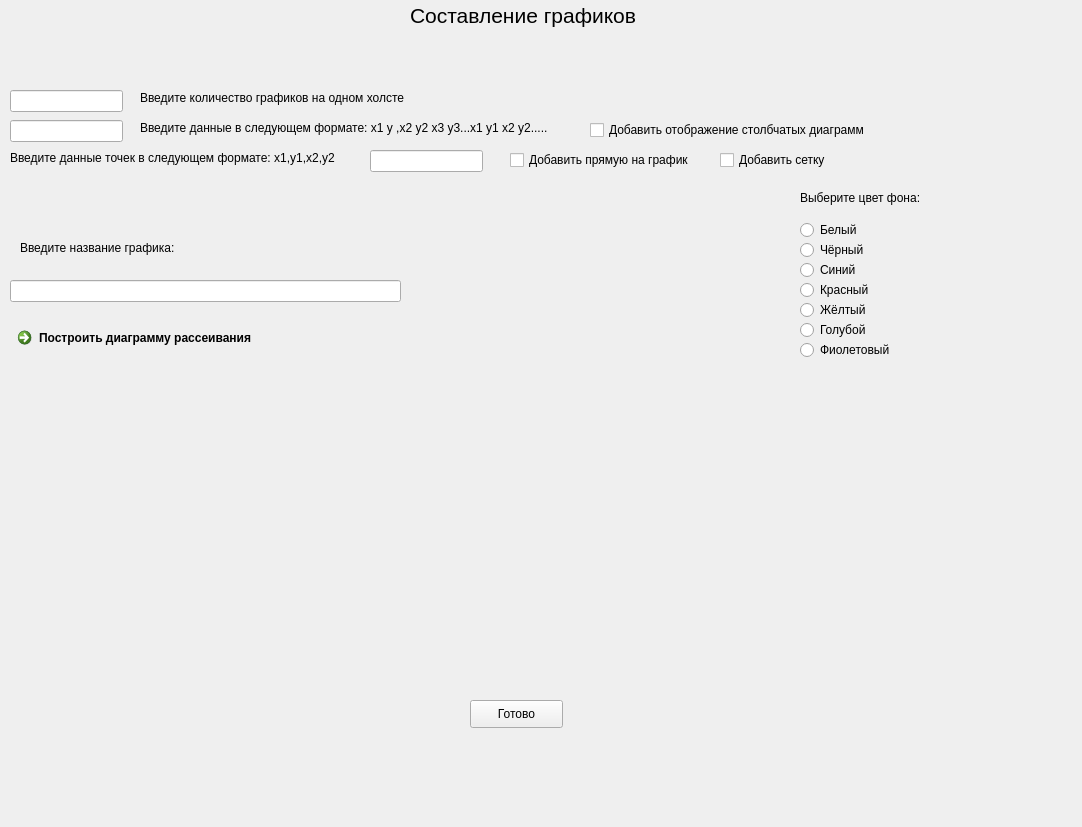
<?xml version="1.0" encoding="UTF-8"?>
<ui version="4.0">
 <class>Form</class>
 <widget class="QWidget" name="Form">
  <property name="geometry">
   <rect>
    <x>0</x>
    <y>0</y>
    <width>1082</width>
    <height>827</height>
   </rect>
  </property>
  <property name="windowTitle">
   <string>Form</string>
  </property>
  <widget class="QLineEdit" name="gf1">
   <property name="geometry">
    <rect>
     <x>10</x>
     <y>90</y>
     <width>113</width>
     <height>22</height>
    </rect>
   </property>
  </widget>
  <widget class="QLineEdit" name="gf2">
   <property name="geometry">
    <rect>
     <x>10</x>
     <y>120</y>
     <width>113</width>
     <height>22</height>
    </rect>
   </property>
  </widget>
  <widget class="QLineEdit" name="gf3">
   <property name="geometry">
    <rect>
     <x>370</x>
     <y>150</y>
     <width>113</width>
     <height>22</height>
    </rect>
   </property>
  </widget>
  <widget class="QLabel" name="label">
   <property name="geometry">
    <rect>
     <x>410</x>
     <y>0</y>
     <width>291</width>
     <height>31</height>
    </rect>
   </property>
   <property name="font">
    <font>
     <pointsize>16</pointsize>
    </font>
   </property>
   <property name="text">
    <string>Составление графиков</string>
   </property>
  </widget>
  <widget class="QLabel" name="labrg">
   <property name="geometry">
    <rect>
     <x>140</x>
     <y>90</y>
     <width>281</width>
     <height>16</height>
    </rect>
   </property>
   <property name="text">
    <string>Введите количество графиков на одном холсте</string>
   </property>
  </widget>
  <widget class="QLabel" name="labrg_2">
   <property name="geometry">
    <rect>
     <x>140</x>
     <y>120</y>
     <width>451</width>
     <height>16</height>
    </rect>
   </property>
   <property name="text">
    <string>Введите данные в следующем формате: x1 y ,x2 y2 x3 y3...x1 y1 x2 y2.....</string>
   </property>
  </widget>
  <widget class="QPushButton" name="ready">
   <property name="geometry">
    <rect>
     <x>470</x>
     <y>700</y>
     <width>93</width>
     <height>28</height>
    </rect>
   </property>
   <property name="text">
    <string>Готово</string>
   </property>
  </widget>
  <widget class="QLabel" name="labrg_4">
   <property name="geometry">
    <rect>
     <x>10</x>
     <y>150</y>
     <width>351</width>
     <height>16</height>
    </rect>
   </property>
   <property name="text">
    <string>Введите данные точек в следующем формате: x1,y1,x2,y2</string>
   </property>
  </widget>
  <widget class="QCheckBox" name="stolbdio">
   <property name="geometry">
    <rect>
     <x>590</x>
     <y>120</y>
     <width>301</width>
     <height>20</height>
    </rect>
   </property>
   <property name="text">
    <string>Добавить отображение столбчатых диаграмм</string>
   </property>
  </widget>
  <widget class="QCheckBox" name="gfr1">
   <property name="geometry">
    <rect>
     <x>510</x>
     <y>150</y>
     <width>201</width>
     <height>20</height>
    </rect>
   </property>
   <property name="text">
    <string>Добавить прямую на график</string>
   </property>
  </widget>
  <widget class="QLabel" name="label_2">
   <property name="geometry">
    <rect>
     <x>800</x>
     <y>190</y>
     <width>141</width>
     <height>16</height>
    </rect>
   </property>
   <property name="text">
    <string>Выберите цвет фона:</string>
   </property>
  </widget>
  <widget class="QRadioButton" name="bc1">
   <property name="geometry">
    <rect>
     <x>800</x>
     <y>220</y>
     <width>95</width>
     <height>20</height>
    </rect>
   </property>
   <property name="text">
    <string>Белый</string>
   </property>
  </widget>
  <widget class="QRadioButton" name="bc2">
   <property name="geometry">
    <rect>
     <x>800</x>
     <y>240</y>
     <width>95</width>
     <height>20</height>
    </rect>
   </property>
   <property name="text">
    <string>Чёрный</string>
   </property>
  </widget>
  <widget class="QRadioButton" name="bc3">
   <property name="geometry">
    <rect>
     <x>800</x>
     <y>260</y>
     <width>95</width>
     <height>20</height>
    </rect>
   </property>
   <property name="text">
    <string>Синий</string>
   </property>
  </widget>
  <widget class="QRadioButton" name="bc4">
   <property name="geometry">
    <rect>
     <x>800</x>
     <y>280</y>
     <width>95</width>
     <height>20</height>
    </rect>
   </property>
   <property name="text">
    <string>Красный</string>
   </property>
  </widget>
  <widget class="QRadioButton" name="bc5">
   <property name="geometry">
    <rect>
     <x>800</x>
     <y>300</y>
     <width>95</width>
     <height>20</height>
    </rect>
   </property>
   <property name="text">
    <string>Жёлтый</string>
   </property>
  </widget>
  <widget class="QRadioButton" name="bc6">
   <property name="geometry">
    <rect>
     <x>800</x>
     <y>320</y>
     <width>95</width>
     <height>20</height>
    </rect>
   </property>
   <property name="text">
    <string>Голубой</string>
   </property>
  </widget>
  <widget class="QRadioButton" name="bc7">
   <property name="geometry">
    <rect>
     <x>800</x>
     <y>340</y>
     <width>95</width>
     <height>20</height>
    </rect>
   </property>
   <property name="text">
    <string>Фиолетовый</string>
   </property>
  </widget>
  <widget class="QCheckBox" name="setka">
   <property name="geometry">
    <rect>
     <x>720</x>
     <y>150</y>
     <width>121</width>
     <height>20</height>
    </rect>
   </property>
   <property name="text">
    <string>Добавить сетку</string>
   </property>
  </widget>
  <widget class="QCommandLinkButton" name="dioras">
   <property name="geometry">
    <rect>
     <x>10</x>
     <y>320</y>
     <width>371</width>
     <height>48</height>
    </rect>
   </property>
   <property name="text">
    <string>Построить диаграмму рассеивания</string>
   </property>
  </widget>
  <widget class="QLineEdit" name="nazvi">
   <property name="geometry">
    <rect>
     <x>10</x>
     <y>280</y>
     <width>391</width>
     <height>22</height>
    </rect>
   </property>
  </widget>
  <widget class="QLabel" name="labrg_3">
   <property name="geometry">
    <rect>
     <x>20</x>
     <y>240</y>
     <width>281</width>
     <height>16</height>
    </rect>
   </property>
   <property name="text">
    <string>Введите название графика:</string>
   </property>
  </widget>
 </widget>
 <resources/>
 <connections/>
</ui>
